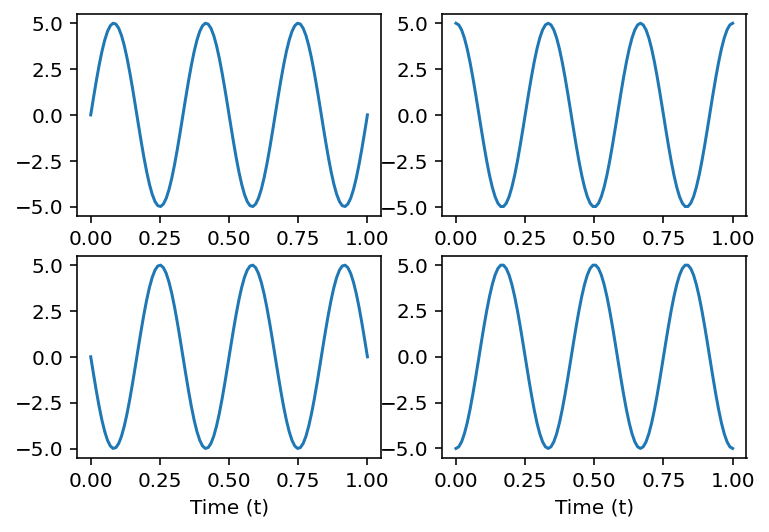

The script that drew this image:
import numpy as np
import matplotlib.pyplot as plt


#2 Моделирование гармонического колебания c различ фазами

t = np.linspace(0, 1, 100)
A = 5
f = 3
phi = [0, 90, 180, 270]

#plt.title('Моделирование гармонического колебания c различными фазами\n')
for i in range(len(phi)):
    x = A * np.sin(2 * np.pi * f * t + phi[i] * np.pi/180)
    plt.subplot(2, 2, i+1)
    plt.plot(t, x)
    plt.xlabel('Time (t)')
    
    #plt.title('$\Phi ={}^\circ$'.format(phi[i]))
#plt.ylabel('Amplitude (V)')
